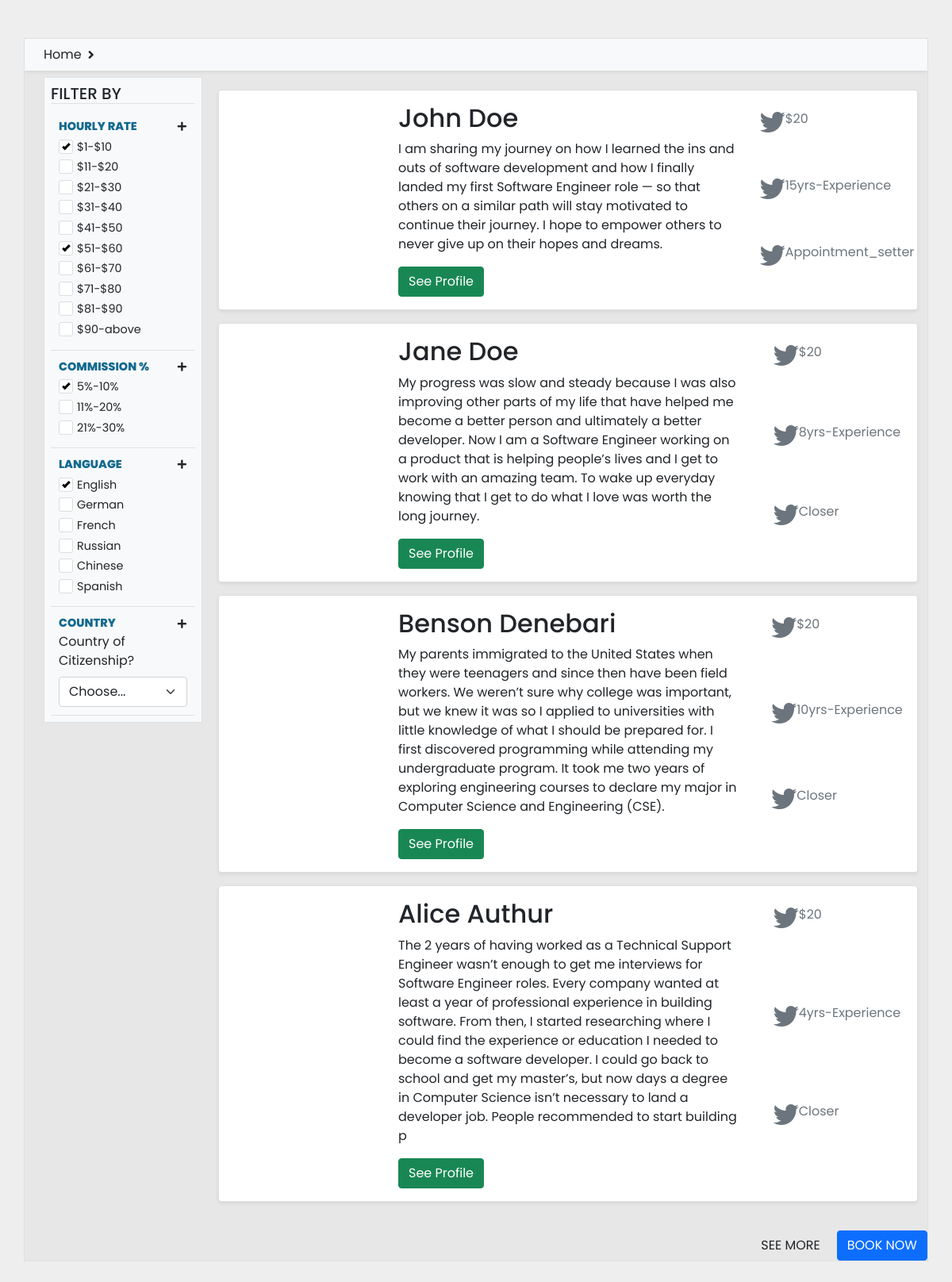
The page / on the database its author committed.
### auths/models.py (models this page shows, shortened)
class UserProfile(models.Model):
    OPTIONS = (
        ('Yes', 'Yes'),
        ('No', 'No'),
    )
    Availabity = (
        ('I am Ready To Start Now!', 'I am Ready To Start Now!'),
        ('I will be working In 1 Month', 'I will be working In 1 Month'),
        ('I will be working In 2 Month', 'I will be working In 2 Month')
    )
    user = models.ForeignKey(settings.AUTH_USER_MODEL, null=True, blank=True, on_delete=models.CASCADE)
    first_name = models.CharField(default='', blank=True, max_length=255)
    last_name = models.CharField(default='', blank=True, max_length=255)
    display_photo= models.ImageField(upload_to='closers/', blank=True)
    code = models.CharField(default='', blank=True, max_length=9)
    qrcode = models.ImageField(upload_to='user_QRC_auth/', blank=True)
    gender = models.CharField(default="Male", max_length=6, blank=False, choices=(('Male', 'Male'), ('Female', 'Female')))
    category = models.CharField(default='', max_length=25, choices=(('Closer', 'Closer'), ('Appointment_setter', 'Appointment_setter')), blank=True, null=True)
    nationality= CountryField(blank_label='(select country)')
    city = models.CharField(default='', max_length=100, blank=False)
    zip_code = models.CharField(default='', max_length=20, blank=False)
    location = CountryField(blank_label='(select location)')
    experience = models.CharField(default='', blank=False, max_length=9)
    resume = models.FileField(upload_to=f'resumes/', default='')
    document_type = models.FileField(upload_to=f'extras/', default='')
    education = models.CharField(default='', blank=True, max_length=255)
    skills = models.ManyToManyField('Skills', blank=True)
    work_type = models.CharField(default='', max_length=25, choices=(('Full-time', 'Full-time'), ('Part-time', 'Part-time')), blank=True, null=True)
    preferred_niche_to_sell = models.CharField(default='', max_length=20, choices=(('Coaching & Courses', 'Coaching & Courses'), ('Fitness & Suplement', 'Fitness & Suplement'), ('Business & Books', 'Business & Books')))
    days_available = models.ManyToManyField('Days', blank=True)
    hours_available = models.IntegerField(default=0, blank=False)
    call_per_day = models.IntegerField(default=0, blank=True)
    outbound_calls_per_day = models.IntegerField(default=0, blank=False)
    appointments_per_day = models.IntegerField(default=0, blank=False)
    income_per_month = models.IntegerField(default=0, blank=True)
    ticket_size = models.IntegerField(default=0, blank=False)
    highest_tickets = models.IntegerField(default=0, blank=False)
    highest_ticket_product = models.CharField(default='', blank=True, max_length=100)
    total_revenue_sales_career = models.IntegerField(default=0, blank=False)
    total_revenue_sales_three_yrs = models.IntegerField(default=0, blank=False)
    generated_revenue = models.IntegerField(default=0, blank=False)
    pay = models.CharField(default='', blank=True, max_length=10, choices=(('Hourly', 'Hourly'), ('Commission', 'Commission')))
    expected_commission=models.IntegerField(default=0, blank=False)
    expected_hourly_pay=models.IntegerField(default=0, blank=False)
    Why_are_you_interested_in_remote_sales = models.TextField(default='', blank=True, max_length=500)
    deal_breaker_for_you = models.TextField(default='', blank=True, max_length=500)
    What_offers_worked_on = models.TextField(default='', blank=True, max_length=500)
    what_niche = models.CharField(default="", max_length=100, blank=True)
    language = models.ManyToManyField('Language', blank=True)
    are_you_comfortable_with_commission_based_pay = models.CharField(max_length=255, choices=OPTIONS)
    past_trainings = models.CharField(default="", max_length=300, blank=True)
    past_leade_gen = models.CharField(max_length=255, choices=OPTIONS)
    why = models.TextField(default='', blank=True, max_length=500)
    offers_worked_on_niche_and_ticket_price = models.CharField(default="", max_length=300, blank=True)
    offers_worked_on_past_years = models.CharField(default="", max_length=300, blank=True)
    reason_for_leaving_last_position = models.TextField(default='', blank=True, max_length=500)
    how_does_a_sales_fit_your_goals= models.TextField(default='', blank=True, max_length=500)
    average_units_sold = models.IntegerField(default=0, blank=False)
    average_tickets_sold = models.IntegerField(default=0, blank=True)
    timezone = models.CharField(default='', blank=True, max_length=100)
    profile_video = models.FileField(upload_to=f'profile_videos/', default='', blank=True)
    cover_letter = models.TextField(default='', blank=True, max_length=500)
    achievements = models.TextField(default='', blank=True, max_length=500)
    anything_else_important_to_you_that_we_should_know = models.TextField(default='', blank=True, max_length=500)
    verified = models.BooleanField(default=False)
    start_date = models.CharField(default='', max_length=123, blank=False, choices=Availabity)
    created = models.DateTimeField(auto_now_add=True)

### index/views.py (the view)
# urls.py: path('', include('index.urls')),
def index(request):
    query_obj = UserProfile.objects.all()[:5]
    context = {
        'obj':query_obj
    }
    return render(request, 'index/filter.html', context)

### templates/index/filter.html (shortened to what this page needs)
<!DOCTYPE html>
{%load static%}
<html lang="en">
<head>
    <link rel="stylesheet" href="https://cdn.jsdelivr.net/npm/bootstrap@5.0.0-alpha1/dist/css/bootstrap.min.css">
    <link rel="stylesheet" href="https://cdn.jsdelivr.net/npm/bootstrap@5.0.0-alpha1/dist/js/bootstrap.bundle.min.js">
<link rel="stylesheet" href="https://cdnjs.cloudflare.com/ajax/libs/jquery/3.2.1/jquery.min.js">
<link rel="stylesheet" href="https://use.fontawesome.com/releases/v5.7.2/css/all.css">
<link rel="stylesheet" href="{%static 'css/filter.css' %}">
</head>
<body>
    <div class="container my-sm-5 border p-0 bg-sec-light">
        <div id="content">
          <div class="bg-light p-2 px-md-4 px-3 shadow-sm mb-2">
            <div class="d-flex align-items-center">
              <div class="user-select-none " >Home</div>
              <div class="fas fa-angle-right px-2"></div>
            </div>
          </div>
          </div>
          <div class="d-sm-flex">
            <div class="me-sm-2">
              <div id="filter" class="p-2 bg-light ms-md-4 ms-sm-2 border">
                <div class="border-bottom h5 text-uppercase">Filter By</div>
                <div class="box border-bottom">
                  <div class="box-label text-uppercase d-flex align-items-center">
                    Hourly Rate
                    <button
                      class="btn ms-auto"
                      type="button"
                      data-bs-toggle="collapse"
                      data-bs-target="#inner-box"
                      aria-expanded="false"
                      aria-controls="inner-box"
                    >
                      <span class="fas fa-plus"></span>
                    </button>
                  </div>
                  <div id="inner-box" class="collapse show">
                    <div class="my-1">
                      <label class="tick"
                        >$1-$10 <input type="checkbox" checked="checked" />
                        <span class="check"></span>
                      </label>
                    </div>
                    <div class="my-1">
                      <label class="tick"
                        >$11-$20 <input type="checkbox" />
                        <span class="check"></span>
                      </label>
                    </div>
                    <div class="my-1">
                      <label class="tick"
                        >$21-$30  <input type="checkbox" />
                        <span class="check"></span>
                      </label>
                    </div>
                    <div class="my-1">
                      <label class="tick"
                        >$31-$40 <input type="checkbox" />
                        <span class="check"></span>
                      </label>
                    </div>
                    <div class="my-1">
                      <label class="tick"
                        >$41-$50 <input type="checkbox" />
                        <span class="check"></span>
                      </label>
                    </div>
                    <div class="my-1">
                      <label class="tick"
                        >$51-$60 <input type="checkbox" checked />
                        <span class="check"></span>
                      </label>
                    </div>
                    <div class="my-1">
                      <label class="tick"
                        >$61-$70  <input type="checkbox" />
                        <span class="check"></span>
                      </label>
                    </div>
                    <div class="my-1">
                      <label class="tick"
                        >$71-$80  <input type="checkbox" />
                        <span class="check"></span>
                      </label>
                    </div>
                    <div class="my-1">
                      <label class="tick"
                        >$81-$90  <input type="checkbox" />
                        <span class="check"></span>
                      </label>
                    </div>
                    <div class="my-1">
                      <label class="tick"
                        >$90-above <input type="checkbox" />
                        <span class="check"></span>
                      </label>
                    </div>
                  </div>
                </div>
                <div class="box border-bottom">
                  <div class="box-label text-uppercase d-flex align-items-center">
                    Commission %
                    <button
                      class="btn ms-auto"
                      type="button"
                      data-bs-toggle="collapse"
                      data-bs-target="#inner-box"
                      aria-expanded="false"
                      aria-controls="inner-box"
                    >
                      <span class="fas fa-plus"></span>
                    </button>
                  </div>
                  <div id="inner-box" class="collapse show">
                    <div class="my-1">
                      <label class="tick"
                        >5%-10% <input type="checkbox" checked="checked" />
                        <span class="check"></span>
                      </label>
                    </div>
                    <div class="my-1">
                      <label class="tick"
                        >11%-20% <input type="checkbox" />
                        <span class="check"></span>
                      </label>
                    </div>
                    <div class="my-1">
                      <label class="tick"
                        >21%-30% <input type="checkbox" />
                        <span class="check"></span>
                      </label>
                    </div>
                  </div>
                </div>
                <div class="box border-bottom">
                  <div class="box-label text-uppercase d-flex align-items-center">
                    Language
                    <button
                      class="btn ms-auto"
                      type="button"
                      data-bs-toggle="collapse"
                      data-bs-target="#inner-box"
                      aria-expanded="false"
                      aria-controls="inner-box"
                    >
                      <span class="fas fa-plus"></span>
                    </button>
                  </div>
                  <div id="inner-box" class="collapse show">
                    <div class="my-1">
                      <label class="tick"
                        >English <input type="checkbox" checked="checked" />
                        <span class="check"></span>
                      </label>
                    </div>
                    <div class="my-1">
                      <label class="tick"
                        >German <input type="checkbox" />
                        <span class="check"></span>
                      </label>
                    </div>
                    <div class="my-1">
                      <label class="tick"
                        >French <input type="checkbox" />
                        <span class="check"></span>
                      </label>
                    </div>
                    <div class="my-1">
                      <label class="tick"
                        >Russian <input type="checkbox" />
                        <span class="check"></span>
                      </label>
                    </div>
                    <div class="my-1">
                      <label class="tick"
                        >Chinese <input type="checkbox" />
                        <span class="check"></span>
                      </label>
                    </div>
                    <div class="my-1">
                      <label class="tick"
                        >Spanish <input type="checkbox" />
                        <span class="check"></span>
                      </label>
                    </div>
                  </div>
                </div>
                <div class="box border-bottom">
                  <div class="box-label text-uppercase d-flex align-items-center">
                    Country
                    <button
                      class="btn ms-auto"
                      type="button"
                      data-bs-toggle="collapse"
                      data-bs-target="#inner-box"
                      aria-expanded="false"
                      aria-controls="inner-box"
                    >
                      <span class="fas fa-plus"></span>
                    </button>
                  </div>
                  <div class="">
                    <label for="validationCustom05" class="form-label">Country of Citizenship?</label>
                    <select class="form-select" id="validationCustom05" required>
                      <option selected disabled value="">Choose...</option>
                      </select>
                    </div>
                </div>
              </div>
            </div>
            <div class="container mt-3 mb-3">
            {%for i in obj%}
            <div class="card mb-3 rounded shadow-sm">
              <div class="row">
                <div class="col-md-3">
                </div>
                <div class="col-md-6">
                  <h2 class="card-title mt-3">{{i.first_name|capfirst}} {{i.last_name|capfirst}}</h2>
                  <p>{{i.cover_letter}}</p>
                <button class="btn btn-success mb-3">See Profile</button>
                </div>
                <div class="col-md-3 justify-content-center pt-4 " style="display: grid;  ">
                  <div class="row">
                  <p class="text-muted fs-6 text-wrap d-flex" style="font-size: initial;"><i class="fab fa-twitter fa-2x"></i>$20 </i></p>
                </div>
                <div class="row">
                  <p class="text-muted fs-6 text-wrap d-flex" style="font-size: initial;"><i class="fab fa-twitter fa-2x"></i>{{i.experience}}-Experience </i></p>
                  </div>
                  <div class="row">
                    <p class="text-muted fs-6 text-wrap d-flex" style="font-size: initial;"><i class="fab fa-twitter fa-2x"></i>{{i.category}}</i></p>
                  </div>
                </div>
              </div>
            </div>
            {%endfor%}
            </div>
                </div>
                <div class="d-flex justify-content-end mt-1">
                  <div class="btn enquiry text-uppercase mx-2">See More</div>
                  <div class="btn btn-primary text-uppercase">Book Now</div>
                </div>
              </div>
</body>
</html>

### rows shown on the page
UserProfile: first_name "John", last_name "Doe", cover_letter "I am sharing my journey on how I learned the ins and outs of software development and how I finally landed my first Software Engineer role — so that others on a similar path will stay motivated to continue their journey. I hope to empower others to never give up on their hopes and dreams.", experience "15yrs", category "Appointment_setter"
UserProfile: first_name "Jane", last_name "Doe", cover_letter "My progress was slow and steady because I was also improving other parts of my life that have helped me become a better person and ultimately a better developer. Now I am a Software Engineer working on a product that is helping people’s lives and I get to work with an amazing team. To wake up everyday knowing that I get to do what I love was worth the long journey.", experience "8yrs", category "Closer"
UserProfile: first_name "Benson", last_name "Denebari", cover_letter "My parents immigrated to the United States when they were teenagers and since then have been field workers. We weren’t sure why college was important, but we knew it was so I applied to universities with little knowledge of what I should be prepared for. I first discovered programming while attending my undergraduate program. It took me two years of exploring engineering courses to declare my major in Computer Science and Engineering (CSE).", experience "10yrs", category "Closer"
UserProfile: first_name "Alice", last_name "Authur", cover_letter "The 2 years of having worked as a Technical Support Engineer wasn’t enough to get me interviews for Software Engineer roles. Every company wanted at least a year of professional experience in building software. From then, I started researching where I could find the experience or education I needed to become a software developer. I could go back to school and get my master’s, but now days a degree in Computer Science isn’t necessary to land a developer job. People recommended to start building p", experience "4yrs", category "Closer"
